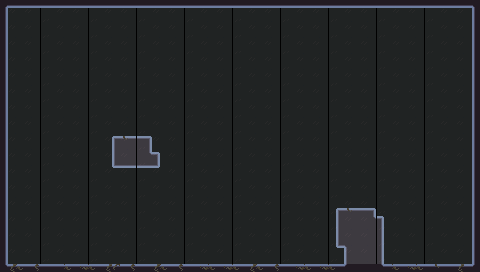

This game map was drawn from its Tiled (.tmx) file and the tilesets committed beside it. A one-line description and the trimmed map source follow:
An orthogonal 60x34 tile map with 8x8 px tiles, 3 tile layers (Ground, OfficeBg, Branches), 6 tilesets and 7 objects.

<map version="1.10" tiledversion="1.10.2" orientation="orthogonal" renderorder="right-down" width="60" height="34" tilewidth="8" tileheight="8" infinite="0" nextlayerid="10" nextobjectid="15">
 <tileset firstgid="1" source="../Tilesets/Rocks.tsx" />
 <tileset firstgid="37" source="../Tilesets/Branches.tsx" />
 <tileset firstgid="67" source="../Tilesets/Stalagtite.tsx" />
 <tileset firstgid="75" source="../Tilesets/Mechanics.tsx" />
 <tileset firstgid="93" source="../Tilesets/Decoration.tsx" />
 <tileset firstgid="109" source="../Tilesets/city.tsx" />
 <layer id="1" name="Ground" width="60" height="34">
  <data>[2040 cells, 245 non-empty, 13 distinct tile ids]</data>
 </layer>
 <layer id="8" name="OfficeBg" width="60" height="34">
  <data>[2040 cells, 464 non-empty, 2 distinct tile ids]</data>
 </layer>
 <objectgroup id="4" name="Decoration">
  <object id="6" gid="93" x="336" y="208" width="9" height="13" />
  <object id="7" gid="95" x="312" y="40" width="8" height="11" />
 </objectgroup>
 <layer id="5" name="Branches" width="60" height="34">
  <data>[2040 cells, 59 non-empty, 7 distinct tile ids]</data>
 </layer>
 <objectgroup id="7" name="Mechanics">
  <object id="1" gid="78" x="352" y="184" width="8" height="12" />
  <object id="2" gid="86" x="144" y="264" width="13" height="15" />
  <object id="3" gid="90" x="432" y="264" width="16" height="16" />
  <object id="4" gid="87" x="392" y="96" width="24" height="24">
   <properties>
    <property name="SetEndpoint" type="object" value="5" />
   </properties>
  </object>
  <object id="5" gid="82" x="336" y="88" width="8" height="8" />
 </objectgroup>
</map>
